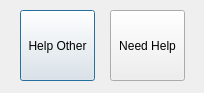
<?xml version="1.0" encoding="UTF-8"?>
<ui version="4.0">
 <class>helpchoose</class>
 <widget class="QDialog" name="helpchoose">
  <property name="geometry">
   <rect>
    <x>0</x>
    <y>0</y>
    <width>204</width>
    <height>93</height>
   </rect>
  </property>
  <property name="windowTitle">
   <string>Help</string>
  </property>
  <widget class="QPushButton" name="helpother">
   <property name="geometry">
    <rect>
     <x>20</x>
     <y>10</y>
     <width>75</width>
     <height>71</height>
    </rect>
   </property>
   <property name="text">
    <string>Help Other</string>
   </property>
  </widget>
  <widget class="QPushButton" name="needhelp">
   <property name="geometry">
    <rect>
     <x>110</x>
     <y>10</y>
     <width>75</width>
     <height>71</height>
    </rect>
   </property>
   <property name="text">
    <string>Need Help</string>
   </property>
  </widget>
 </widget>
 <resources/>
 <connections/>
</ui>
